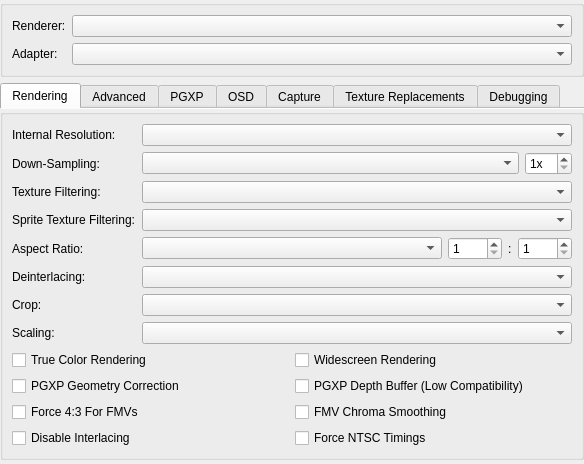
<?xml version="1.0" encoding="UTF-8"?>
<ui version="4.0">
 <class>GraphicsSettingsWidget</class>
 <widget class="QWidget" name="GraphicsSettingsWidget">
  <property name="geometry">
   <rect>
    <x>0</x>
    <y>0</y>
    <width>584</width>
    <height>450</height>
   </rect>
  </property>
  <property name="windowTitle">
   <string>Form</string>
  </property>
  <layout class="QVBoxLayout" name="verticalLayout_3">
   <property name="leftMargin">
    <number>0</number>
   </property>
   <property name="topMargin">
    <number>0</number>
   </property>
   <property name="rightMargin">
    <number>0</number>
   </property>
   <property name="bottomMargin">
    <number>0</number>
   </property>
   <item>
    <widget class="QGroupBox" name="groupBox_3">
     <property name="title">
      <string/>
     </property>
     <layout class="QFormLayout" name="formLayout">
      <item row="0" column="0">
       <widget class="QLabel" name="label">
        <property name="text">
         <string>Renderer:</string>
        </property>
       </widget>
      </item>
      <item row="0" column="1">
       <widget class="QComboBox" name="renderer"/>
      </item>
      <item row="1" column="0">
       <widget class="QLabel" name="label_5">
        <property name="text">
         <string>Adapter:</string>
        </property>
       </widget>
      </item>
      <item row="1" column="1">
       <widget class="QComboBox" name="adapter"/>
      </item>
     </layout>
    </widget>
   </item>
   <item>
    <widget class="QTabWidget" name="tabs">
     <property name="currentIndex">
      <number>0</number>
     </property>
     <property name="documentMode">
      <bool>true</bool>
     </property>
     <widget class="QWidget" name="basicTab">
      <attribute name="title">
       <string>Rendering</string>
      </attribute>
      <layout class="QVBoxLayout" name="verticalLayout_4">
       <property name="leftMargin">
        <number>0</number>
       </property>
       <property name="topMargin">
        <number>0</number>
       </property>
       <property name="rightMargin">
        <number>0</number>
       </property>
       <property name="bottomMargin">
        <number>0</number>
       </property>
       <item>
        <widget class="QGroupBox" name="groupBox_6">
         <property name="title">
          <string/>
         </property>
         <layout class="QFormLayout" name="formLayout_2">
          <item row="0" column="0">
           <widget class="QLabel" name="resolutionScaleLabel">
            <property name="text">
             <string>Internal Resolution:</string>
            </property>
           </widget>
          </item>
          <item row="0" column="1">
           <widget class="QComboBox" name="resolutionScale"/>
          </item>
          <item row="1" column="0">
           <widget class="QLabel" name="gpuDownsampleLabel">
            <property name="text">
             <string>Down-Sampling:</string>
            </property>
           </widget>
          </item>
          <item row="1" column="1">
           <layout class="QHBoxLayout" name="gpuDownsampleLayout" stretch="1,0">
            <item>
             <widget class="QComboBox" name="gpuDownsampleMode"/>
            </item>
            <item>
             <widget class="QSpinBox" name="gpuDownsampleScale">
              <property name="suffix">
               <string>x</string>
              </property>
              <property name="minimum">
               <number>1</number>
              </property>
              <property name="maximum">
               <number>16</number>
              </property>
             </widget>
            </item>
           </layout>
          </item>
          <item row="2" column="0">
           <widget class="QLabel" name="textureFilteringLabel">
            <property name="text">
             <string>Texture Filtering:</string>
            </property>
           </widget>
          </item>
          <item row="4" column="0">
           <widget class="QLabel" name="label_6">
            <property name="text">
             <string>Aspect Ratio:</string>
            </property>
           </widget>
          </item>
          <item row="4" column="1">
           <layout class="QHBoxLayout" name="horizontalLayout_2" stretch="1,0,0,0">
            <item>
             <widget class="QComboBox" name="displayAspectRatio"/>
            </item>
            <item>
             <widget class="QSpinBox" name="customAspectRatioNumerator">
              <property name="minimum">
               <number>1</number>
              </property>
              <property name="maximum">
               <number>9999</number>
              </property>
             </widget>
            </item>
            <item>
             <widget class="QLabel" name="customAspectRatioSeparator">
              <property name="text">
               <string>:</string>
              </property>
             </widget>
            </item>
            <item>
             <widget class="QSpinBox" name="customAspectRatioDenominator">
              <property name="minimum">
               <number>1</number>
              </property>
              <property name="maximum">
               <number>9999</number>
              </property>
             </widget>
            </item>
           </layout>
          </item>
          <item row="5" column="0">
           <widget class="QLabel" name="label_3">
            <property name="text">
             <string>Deinterlacing:</string>
            </property>
           </widget>
          </item>
          <item row="5" column="1">
           <widget class="QComboBox" name="displayDeinterlacing"/>
          </item>
          <item row="6" column="0">
           <widget class="QLabel" name="label_7">
            <property name="text">
             <string>Crop:</string>
            </property>
           </widget>
          </item>
          <item row="6" column="1">
           <widget class="QComboBox" name="displayCropMode"/>
          </item>
          <item row="7" column="0">
           <widget class="QLabel" name="label_8">
            <property name="text">
             <string>Scaling:</string>
            </property>
           </widget>
          </item>
          <item row="7" column="1">
           <widget class="QComboBox" name="displayScaling"/>
          </item>
          <item row="8" column="0" colspan="2">
           <layout class="QGridLayout" name="gridLayout_2">
            <item row="1" column="1">
             <widget class="QCheckBox" name="pgxpDepthBuffer">
              <property name="text">
               <string>PGXP Depth Buffer (Low Compatibility)</string>
              </property>
             </widget>
            </item>
            <item row="3" column="0">
             <widget class="QCheckBox" name="disableInterlacing">
              <property name="text">
               <string>Disable Interlacing</string>
              </property>
             </widget>
            </item>
            <item row="3" column="1">
             <widget class="QCheckBox" name="forceNTSCTimings">
              <property name="text">
               <string>Force NTSC Timings</string>
              </property>
             </widget>
            </item>
            <item row="2" column="0">
             <widget class="QCheckBox" name="force43For24Bit">
              <property name="text">
               <string>Force 4:3 For FMVs</string>
              </property>
             </widget>
            </item>
            <item row="0" column="0">
             <widget class="QCheckBox" name="trueColor">
              <property name="text">
               <string>True Color Rendering</string>
              </property>
             </widget>
            </item>
            <item row="2" column="1">
             <widget class="QCheckBox" name="chromaSmoothingFor24Bit">
              <property name="text">
               <string>FMV Chroma Smoothing</string>
              </property>
             </widget>
            </item>
            <item row="0" column="1">
             <widget class="QCheckBox" name="widescreenHack">
              <property name="text">
               <string>Widescreen Rendering</string>
              </property>
             </widget>
            </item>
            <item row="1" column="0">
             <widget class="QCheckBox" name="pgxpEnable">
              <property name="text">
               <string>PGXP Geometry Correction</string>
              </property>
             </widget>
            </item>
           </layout>
          </item>
          <item row="2" column="1">
           <widget class="QComboBox" name="textureFiltering"/>
          </item>
          <item row="3" column="0">
           <widget class="QLabel" name="label_9">
            <property name="text">
             <string>Sprite Texture Filtering:</string>
            </property>
           </widget>
          </item>
          <item row="3" column="1">
           <widget class="QComboBox" name="spriteTextureFiltering"/>
          </item>
         </layout>
        </widget>
       </item>
       <item>
        <spacer name="verticalSpacer_3">
         <property name="orientation">
          <enum>Qt::Orientation::Vertical</enum>
         </property>
         <property name="sizeHint" stdset="0">
          <size>
           <width>20</width>
           <height>75</height>
          </size>
         </property>
        </spacer>
       </item>
      </layout>
     </widget>
     <widget class="QWidget" name="advancedTab">
      <attribute name="title">
       <string>Advanced</string>
      </attribute>
      <layout class="QVBoxLayout" name="verticalLayout">
       <property name="leftMargin">
        <number>0</number>
       </property>
       <property name="rightMargin">
        <number>0</number>
       </property>
       <property name="bottomMargin">
        <number>0</number>
       </property>
       <item>
        <widget class="QGroupBox" name="groupBox_2">
         <property name="title">
          <string>Display Options</string>
         </property>
         <layout class="QFormLayout" name="formLayout_7">
          <item row="0" column="0">
           <widget class="QLabel" name="exclusiveFullscreenLabel">
            <property name="text">
             <string>Exclusive Fullscreen:</string>
            </property>
           </widget>
          </item>
          <item row="0" column="1">
           <layout class="QHBoxLayout" name="horizontalLayout_8">
            <item>
             <widget class="QComboBox" name="fullscreenMode"/>
            </item>
            <item>
             <widget class="QComboBox" name="exclusiveFullscreenControl"/>
            </item>
           </layout>
          </item>
          <item row="1" column="0">
           <widget class="QLabel" name="label_11">
            <property name="text">
             <string>Screen Position:</string>
            </property>
           </widget>
          </item>
          <item row="2" column="0" colspan="2">
           <layout class="QGridLayout" name="advancedDisplayOptionsLayout">
            <item row="0" column="0">
             <widget class="QCheckBox" name="disableMailboxPresentation">
              <property name="text">
               <string>Disable Mailbox Presentation</string>
              </property>
             </widget>
            </item>
            <item row="0" column="1">
             <widget class="QCheckBox" name="threadedPresentation">
              <property name="text">
               <string>Threaded Presentation</string>
              </property>
             </widget>
            </item>
            <item row="1" column="1">
             <widget class="QCheckBox" name="blitSwapChain">
              <property name="text">
               <string>Use Blit Swap Chain</string>
              </property>
             </widget>
            </item>
            <item row="1" column="0">
             <widget class="QCheckBox" name="stretchDisplayVertically">
              <property name="text">
               <string>Stretch Vertically</string>
              </property>
             </widget>
            </item>
           </layout>
          </item>
          <item row="1" column="1">
           <layout class="QHBoxLayout" name="horizontalLayout">
            <item>
             <widget class="QComboBox" name="displayAlignment"/>
            </item>
            <item>
             <widget class="QComboBox" name="displayRotation"/>
            </item>
           </layout>
          </item>
         </layout>
        </widget>
       </item>
       <item>
        <widget class="QGroupBox" name="groupBox">
         <property name="title">
          <string>Rendering Options</string>
         </property>
         <layout class="QFormLayout" name="formLayout_6">
          <item row="1" column="0">
           <widget class="QLabel" name="gpuLineDetectModeLabel">
            <property name="text">
             <string>Line Detection:</string>
            </property>
           </widget>
          </item>
          <item row="1" column="1">
           <widget class="QComboBox" name="gpuLineDetectMode"/>
          </item>
          <item row="2" column="0" colspan="2">
           <layout class="QGridLayout" name="gridLayout_5">
            <item row="0" column="1">
             <widget class="QCheckBox" name="scaledDithering">
              <property name="text">
               <string>Scaled Dithering</string>
              </property>
             </widget>
            </item>
            <item row="0" column="0">
             <widget class="QCheckBox" name="debanding">
              <property name="text">
               <string>True Color Debanding</string>
              </property>
             </widget>
            </item>
            <item row="2" column="1">
             <widget class="QCheckBox" name="useSoftwareRendererForReadbacks">
              <property name="text">
               <string>Software Renderer Readbacks</string>
              </property>
             </widget>
            </item>
            <item row="1" column="1">
             <widget class="QCheckBox" name="forceRoundedTexcoords">
              <property name="text">
               <string>Round Upscaled Texture Coordinates</string>
              </property>
             </widget>
            </item>
            <item row="2" column="0">
             <widget class="QCheckBox" name="gpuThread">
              <property name="text">
               <string>Threaded Rendering</string>
              </property>
             </widget>
            </item>
            <item row="1" column="0">
             <widget class="QCheckBox" name="accurateBlending">
              <property name="text">
               <string>Accurate Blending</string>
              </property>
             </widget>
            </item>
           </layout>
          </item>
          <item row="0" column="0">
           <widget class="QLabel" name="msaaModeLabel">
            <property name="text">
             <string>Multi-Sampling:</string>
            </property>
           </widget>
          </item>
          <item row="0" column="1">
           <widget class="QComboBox" name="msaaMode"/>
          </item>
         </layout>
        </widget>
       </item>
       <item>
        <spacer name="verticalSpacer">
         <property name="orientation">
          <enum>Qt::Orientation::Vertical</enum>
         </property>
         <property name="sizeHint" stdset="0">
          <size>
           <width>20</width>
           <height>40</height>
          </size>
         </property>
        </spacer>
       </item>
      </layout>
     </widget>
     <widget class="QWidget" name="pgxpTab">
      <attribute name="title">
       <string>PGXP</string>
      </attribute>
      <layout class="QVBoxLayout" name="verticalLayout_5">
       <property name="leftMargin">
        <number>0</number>
       </property>
       <property name="topMargin">
        <number>0</number>
       </property>
       <property name="rightMargin">
        <number>0</number>
       </property>
       <property name="bottomMargin">
        <number>0</number>
       </property>
       <item>
        <widget class="QGroupBox" name="groupBox_7">
         <property name="title">
          <string/>
         </property>
         <layout class="QFormLayout" name="formLayout_4">
          <item row="0" column="0">
           <widget class="QLabel" name="pgxpGeometryToleranceLabel">
            <property name="text">
             <string>Geometry Tolerance:</string>
            </property>
           </widget>
          </item>
          <item row="0" column="1">
           <widget class="QDoubleSpinBox" name="pgxpGeometryTolerance">
            <property name="prefix">
             <string/>
            </property>
            <property name="suffix">
             <string>px</string>
            </property>
            <property name="minimum">
             <double>-1.000000000000000</double>
            </property>
            <property name="maximum">
             <double>100.000000000000000</double>
            </property>
            <property name="singleStep">
             <double>0.250000000000000</double>
            </property>
            <property name="value">
             <double>-1.000000000000000</double>
            </property>
           </widget>
          </item>
          <item row="1" column="0">
           <widget class="QLabel" name="pgxpDepthClearThresholdLabel">
            <property name="text">
             <string>Depth Clear Threshold:</string>
            </property>
           </widget>
          </item>
          <item row="1" column="1">
           <widget class="QDoubleSpinBox" name="pgxpDepthClearThreshold">
            <property name="maximum">
             <double>4096.000000000000000</double>
            </property>
           </widget>
          </item>
          <item row="2" column="0" colspan="2">
           <layout class="QGridLayout" name="gridLayout">
            <item row="0" column="1">
             <widget class="QCheckBox" name="pgxpColorCorrection">
              <property name="text">
               <string>Perspective Correct Colors</string>
              </property>
             </widget>
            </item>
            <item row="2" column="1">
             <widget class="QCheckBox" name="pgxpVertexCache">
              <property name="text">
               <string>Vertex Cache</string>
              </property>
             </widget>
            </item>
            <item row="0" column="0">
             <widget class="QCheckBox" name="pgxpTextureCorrection">
              <property name="text">
               <string>Perspective Correct Textures</string>
              </property>
             </widget>
            </item>
            <item row="2" column="0">
             <widget class="QCheckBox" name="pgxpCPU">
              <property name="text">
               <string>CPU Mode</string>
              </property>
             </widget>
            </item>
            <item row="1" column="1">
             <widget class="QCheckBox" name="pgxpPreserveProjPrecision">
              <property name="text">
               <string>Preserve Projection Precision</string>
              </property>
             </widget>
            </item>
            <item row="1" column="0">
             <widget class="QCheckBox" name="pgxpCulling">
              <property name="text">
               <string>Culling Correction</string>
              </property>
             </widget>
            </item>
            <item row="3" column="0">
             <widget class="QCheckBox" name="pgxpDisableOn2DPolygons">
              <property name="text">
               <string>Disable on 2D Polygons</string>
              </property>
             </widget>
            </item>
           </layout>
          </item>
         </layout>
        </widget>
       </item>
       <item>
        <spacer name="verticalSpacer_4">
         <property name="orientation">
          <enum>Qt::Orientation::Vertical</enum>
         </property>
         <property name="sizeHint" stdset="0">
          <size>
           <width>20</width>
           <height>215</height>
          </size>
         </property>
        </spacer>
       </item>
      </layout>
     </widget>
     <widget class="QWidget" name="osdTab">
      <attribute name="title">
       <string>OSD</string>
      </attribute>
      <layout class="QVBoxLayout" name="verticalLayout_6">
       <property name="leftMargin">
        <number>0</number>
       </property>
       <property name="topMargin">
        <number>0</number>
       </property>
       <property name="rightMargin">
        <number>0</number>
       </property>
       <property name="bottomMargin">
        <number>0</number>
       </property>
       <item>
        <widget class="QGroupBox" name="groupBox_8">
         <property name="title">
          <string/>
         </property>
         <layout class="QFormLayout" name="formLayout_5">
          <item row="0" column="0">
           <widget class="QLabel" name="label_29">
            <property name="text">
             <string>OSD Scale:</string>
            </property>
           </widget>
          </item>
          <item row="0" column="1">
           <widget class="QSpinBox" name="osdScale">
            <property name="suffix">
             <string>%</string>
            </property>
            <property name="minimum">
             <number>25</number>
            </property>
            <property name="maximum">
             <number>500</number>
            </property>
           </widget>
          </item>
          <item row="1" column="0" colspan="2">
           <layout class="QGridLayout" name="gridLayout_3">
            <item row="1" column="1">
             <widget class="QCheckBox" name="showFPS">
              <property name="text">
               <string>Show FPS</string>
              </property>
             </widget>
            </item>
            <item row="0" column="0">
             <widget class="QCheckBox" name="showOSDMessages">
              <property name="text">
               <string>Show OSD Messages</string>
              </property>
             </widget>
            </item>
            <item row="2" column="0">
             <widget class="QCheckBox" name="showCPU">
              <property name="text">
               <string>Show CPU Usage</string>
              </property>
             </widget>
            </item>
            <item row="3" column="0">
             <widget class="QCheckBox" name="showGPUStatistics">
              <property name="text">
               <string>Show GPU Statistics</string>
              </property>
             </widget>
            </item>
            <item row="1" column="0">
             <widget class="QCheckBox" name="showSpeed">
              <property name="text">
               <string>Show Emulation Speed</string>
              </property>
             </widget>
            </item>
            <item row="2" column="1">
             <widget class="QCheckBox" name="showGPU">
              <property name="text">
               <string>Show GPU Usage</string>
              </property>
             </widget>
            </item>
            <item row="5" column="1">
             <widget class="QCheckBox" name="showSettings">
              <property name="text">
               <string>Show Settings</string>
              </property>
             </widget>
            </item>
            <item row="0" column="1">
             <widget class="QCheckBox" name="showStatusIndicators">
              <property name="text">
               <string>Show Status Indicators</string>
              </property>
             </widget>
            </item>
            <item row="5" column="0">
             <widget class="QCheckBox" name="showInput">
              <property name="text">
               <string>Show Controller Input</string>
              </property>
             </widget>
            </item>
            <item row="4" column="0">
             <widget class="QCheckBox" name="showFrameTimes">
              <property name="text">
               <string>Show Frame Times</string>
              </property>
             </widget>
            </item>
            <item row="3" column="1">
             <widget class="QCheckBox" name="showResolution">
              <property name="text">
               <string>Show Resolution</string>
              </property>
             </widget>
            </item>
            <item row="4" column="1">
             <widget class="QCheckBox" name="showLatencyStatistics">
              <property name="text">
               <string>Show Latency Statistics</string>
              </property>
             </widget>
            </item>
           </layout>
          </item>
         </layout>
        </widget>
       </item>
       <item>
        <spacer name="verticalSpacer_5">
         <property name="orientation">
          <enum>Qt::Orientation::Vertical</enum>
         </property>
         <property name="sizeHint" stdset="0">
          <size>
           <width>20</width>
           <height>164</height>
          </size>
         </property>
        </spacer>
       </item>
      </layout>
     </widget>
     <widget class="QWidget" name="captureTab">
      <attribute name="title">
       <string>Capture</string>
      </attribute>
      <layout class="QVBoxLayout" name="verticalLayout_8">
       <property name="leftMargin">
        <number>0</number>
       </property>
       <property name="rightMargin">
        <number>0</number>
       </property>
       <property name="bottomMargin">
        <number>0</number>
       </property>
       <item>
        <widget class="QGroupBox" name="groupBox_10">
         <property name="title">
          <string>Screenshots</string>
         </property>
         <layout class="QFormLayout" name="formLayout_3">
          <item row="0" column="0">
           <widget class="QLabel" name="label_21">
            <property name="text">
             <string>Screenshot Size:</string>
            </property>
           </widget>
          </item>
          <item row="0" column="1">
           <layout class="QHBoxLayout" name="horizontalLayout_5" stretch="1,0,0,0">
            <item>
             <widget class="QComboBox" name="screenshotSize"/>
            </item>
            <item>
             <widget class="QComboBox" name="screenshotFormat"/>
            </item>
            <item>
             <widget class="QLabel" name="label_44">
              <property name="text">
               <string>Quality:</string>
              </property>
             </widget>
            </item>
            <item>
             <widget class="QSpinBox" name="screenshotQuality">
              <property name="suffix">
               <string>%</string>
              </property>
              <property name="minimum">
               <number>1</number>
              </property>
              <property name="maximum">
               <number>100</number>
              </property>
             </widget>
            </item>
           </layout>
          </item>
         </layout>
        </widget>
       </item>
       <item>
        <spacer name="verticalSpacer_7">
         <property name="orientation">
          <enum>Qt::Orientation::Vertical</enum>
         </property>
         <property name="sizeHint" stdset="0">
          <size>
           <width>20</width>
           <height>295</height>
          </size>
         </property>
        </spacer>
       </item>
      </layout>
     </widget>
     <widget class="QWidget" name="tabTextureReplacements">
      <attribute name="title">
       <string>Texture Replacements</string>
      </attribute>
      <layout class="QVBoxLayout" name="verticalLayout_2">
       <property name="leftMargin">
        <number>0</number>
       </property>
       <property name="rightMargin">
        <number>0</number>
       </property>
       <property name="bottomMargin">
        <number>0</number>
       </property>
       <item>
        <widget class="QGroupBox" name="groupBox_12">
         <property name="title">
          <string>General Settings</string>
         </property>
         <layout class="QGridLayout" name="gridLayout_4">
          <item row="1" column="0">
           <widget class="QCheckBox" name="enableTextureCache">
            <property name="text">
             <string>Enable Texture Cache</string>
            </property>
           </widget>
          </item>
          <item row="0" column="0" colspan="2">
           <widget class="QLabel" name="label_2">
            <property name="text">
             <string>The texture cache is currently experimental, and may cause rendering errors in some games.</string>
            </property>
            <property name="wordWrap">
             <bool>true</bool>
            </property>
           </widget>
          </item>
          <item row="1" column="1">
           <widget class="QCheckBox" name="useOldMDECRoutines">
            <property name="text">
             <string>Use Old MDEC Routines</string>
            </property>
           </widget>
          </item>
         </layout>
        </widget>
       </item>
       <item>
        <widget class="QGroupBox" name="groupBox_5">
         <property name="title">
          <string>Texture Replacement</string>
         </property>
         <layout class="QFormLayout" name="formLayout_8">
          <item row="0" column="0" colspan="2">
           <layout class="QGridLayout" name="gridLayout_6" columnstretch="1,1">
            <item row="0" column="0">
             <widget class="QCheckBox" name="enableTextureReplacements">
              <property name="text">
               <string>Enable Texture Replacements</string>
              </property>
             </widget>
            </item>
            <item row="1" column="0">
             <widget class="QCheckBox" name="preloadTextureReplacements">
              <property name="text">
               <string>Preload Texture Replacements</string>
              </property>
             </widget>
            </item>
            <item row="0" column="1">
             <widget class="QCheckBox" name="enableTextureDumping">
              <property name="text">
               <string>Enable Texture Dumping</string>
              </property>
             </widget>
            </item>
            <item row="2" column="1">
             <layout class="QHBoxLayout" name="horizontalLayout"/>
            </item>
            <item row="1" column="1">
             <layout class="QHBoxLayout" name="horizontalLayout_3">
              <item>
               <spacer name="horizontalSpacer_2">
                <property name="orientation">
                 <enum>Qt::Orientation::Horizontal</enum>
                </property>
                <property name="sizeHint" stdset="0">
                 <size>
                  <width>40</width>
                  <height>20</height>
                 </size>
                </property>
               </spacer>
              </item>
              <item>
               <widget class="QPushButton" name="textureReplacementOptions">
                <property name="text">
                 <string>Options...</string>
                </property>
               </widget>
              </item>
             </layout>
            </item>
           </layout>
          </item>
         </layout>
        </widget>
       </item>
       <item>
        <widget class="QGroupBox" name="groupBox_4">
         <property name="title">
          <string>VRAM Write (Background) Replacement</string>
         </property>
         <layout class="QFormLayout" name="formLayout_9">
          <item row="0" column="0" colspan="2">
           <layout class="QGridLayout" name="gridLayout_7">
            <item row="0" column="0">
             <widget class="QCheckBox" name="vramWriteReplacement">
              <property name="text">
               <string>Enable VRAM Write Replacement</string>
              </property>
             </widget>
            </item>
            <item row="0" column="1">
             <widget class="QCheckBox" name="vramWriteDumping">
              <property name="text">
               <string>Enable VRAM Write Dumping</string>
              </property>
             </widget>
            </item>
           </layout>
          </item>
         </layout>
        </widget>
       </item>
       <item>
        <spacer name="verticalSpacer_2">
         <property name="orientation">
          <enum>Qt::Orientation::Vertical</enum>
         </property>
         <property name="sizeHint" stdset="0">
          <size>
           <width>20</width>
           <height>40</height>
          </size>
         </property>
        </spacer>
       </item>
      </layout>
     </widget>
     <widget class="QWidget" name="debugTab">
      <attribute name="title">
       <string>Debugging</string>
      </attribute>
      <layout class="QVBoxLayout" name="verticalLayout_7">
       <property name="leftMargin">
        <number>0</number>
       </property>
       <property name="rightMargin">
        <number>0</number>
       </property>
       <property name="bottomMargin">
        <number>0</number>
       </property>
       <item>
        <widget class="QGroupBox" name="groupBox_11">
         <property name="title">
          <string>Rendering Options</string>
         </property>
         <layout class="QFormLayout" name="formLayout_11">
          <item row="0" column="0">
           <widget class="QLabel" name="gpuWireframeModeLabel">
            <property name="text">
             <string>Wireframe Mode:</string>
            </property>
           </widget>
          </item>
          <item row="0" column="1">
           <widget class="QComboBox" name="gpuWireframeMode"/>
          </item>
         </layout>
        </widget>
       </item>
       <item>
        <widget class="QGroupBox" name="groupBox_9">
         <property name="title">
          <string>Device Options</string>
         </property>
         <layout class="QFormLayout" name="formLayout_10">
          <item row="0" column="0" colspan="2">
           <layout class="QGridLayout" name="gridLayout_8">
            <item row="2" column="1">
             <widget class="QCheckBox" name="disableTextureCopyToSelf">
              <property name="text">
               <string>Disable Texture Copy To Self</string>
              </property>
             </widget>
            </item>
            <item row="0" column="0">
             <widget class="QCheckBox" name="useDebugDevice">
              <property name="text">
               <string>Use Debug Device</string>
              </property>
             </widget>
            </item>
            <item row="1" column="0">
             <widget class="QCheckBox" name="disableDualSource">
              <property name="text">
               <string>Disable Dual-Source Blending</string>
              </property>
             </widget>
            </item>
            <item row="1" column="1">
             <widget class="QCheckBox" name="disableFramebufferFetch">
              <property name="text">
               <string>Disable Framebuffer Fetch</string>
              </property>
             </widget>
            </item>
            <item row="2" column="0">
             <widget class="QCheckBox" name="disableTextureBuffers">
              <property name="text">
               <string>Disable Texture Buffers</string>
              </property>
             </widget>
            </item>
            <item row="0" column="1">
             <widget class="QCheckBox" name="disableShaderCache">
              <property name="text">
               <string>Disable Shader Cache</string>
              </property>
             </widget>
            </item>
            <item row="3" column="0">
             <widget class="QCheckBox" name="disableMemoryImport">
              <property name="text">
               <string>Disable Memory Import</string>
              </property>
             </widget>
            </item>
            <item row="3" column="1">
             <widget class="QCheckBox" name="disableRasterOrderViews">
              <property name="text">
               <string>Disable Rasterizer Order Views</string>
              </property>
             </widget>
            </item>
           </layout>
          </item>
         </layout>
        </widget>
       </item>
       <item>
        <spacer name="verticalSpacer_6">
         <property name="orientation">
          <enum>Qt::Orientation::Vertical</enum>
         </property>
         <property name="sizeHint" stdset="0">
          <size>
           <width>20</width>
           <height>244</height>
          </size>
         </property>
        </spacer>
       </item>
      </layout>
     </widget>
    </widget>
   </item>
  </layout>
 </widget>
 <resources/>
 <connections/>
</ui>
